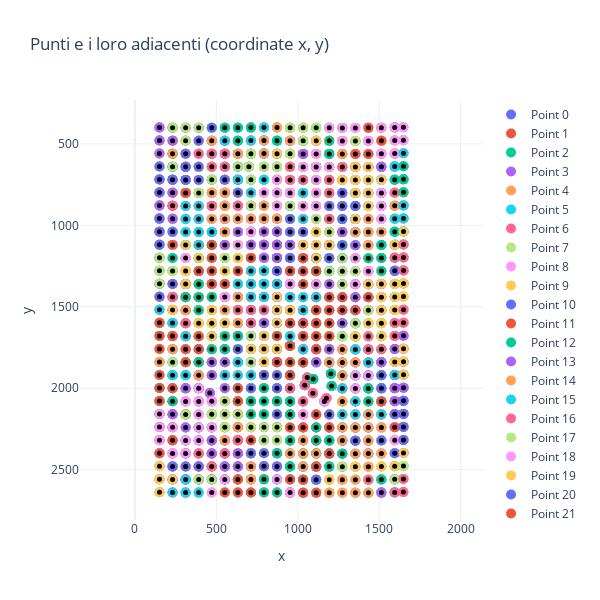

Here is the notebook cell this chart was saved with:
### Code cell
import pandas as pd
import plotly.graph_objects as go

# Supponiamo che rbf_pts sia il DataFrame con le colonne già calcolate
plot_data = []

# Iteriamo sui punti e aggiungiamo i loro adiacenti
for idx, row in rbf_pts.iterrows():
    
    index = row['index']
    
    # Aggiungi il punto principale
    plot_data.append({'x': row['x'], 'y': row['y'],
                     'i': row['i'], 'j': row['j'], 'group': f'Point {index}',
                     'adiacenti_i': row['adiacenti_i'], 'adiacenti_j': row['adiacenti_j'],
                     'x_dist_left': row['x_dist_left'], 'x_dist_right': row['x_dist_right'],
                     'y_dist_down': row['y_dist_down'], 'y_dist_up': row['y_dist_up']})

    # Aggiungi i punti adiacenti
    adiacenti_i = row['adiacenti_i']
    adiacenti_j = row['adiacenti_j']

    for adj_idx in adiacenti_i + adiacenti_j:
        adj_point = rbf_pts.loc[adj_idx]
        plot_data.append({'x': adj_point['x'], 'y': adj_point['y'],
                         'i': adj_point['i'], 'j': adj_point['j'], 'group': f'Point {index}',
                         'adiacenti_i': adj_point['adiacenti_i'], 'adiacenti_j': adj_point['adiacenti_j'],
                         'x_dist_left': adj_point['x_dist_left'], 'x_dist_right': adj_point['x_dist_right'],
                         'y_dist_down': adj_point['y_dist_down'], 'y_dist_up': adj_point['y_dist_up'], 'index': adj_point['index']})

# Convertiamo la lista in un DataFrame
rbf_ptsplot_data_df = pd.DataFrame(plot_data)

# Creare il grafico in coordinate x, y
fig_xy = go.Figure()

# Aggiungi ogni gruppo di punti con i loro adiacenti
for group in plot_data_df['group'].unique():
    group_data = plot_data_df[plot_data_df['group'] == group]
    fig_xy.add_trace(go.Scatter(x=group_data['x'], y=group_data['y'], mode='markers',
                                marker=dict(size=10), name=group))
    
# Aggiungi tutti i punti con colore nero come prima entry della legenda
fig_xy.add_trace(go.Scatter(
    x=rbf_pts['x'], y=rbf_pts['y'], mode='markers',
    marker=dict(color='black', size=5),
    name='All Points',
    showlegend=False,
    customdata=rbf_pts[['i', 'j', 'adiacenti_i', 'adiacenti_j',
                             'x_dist_left', 'x_dist_right', 'y_dist_down', 'y_dist_up', 'index']],
    hovertemplate='<br>'.join([
        'Point: %{customdata[8]}',
        'x: %{y}',
        'y: %{x}',
        'i: %{customdata[0]}',
        'j: %{customdata[1]}',
        'adiacenti_i: %{customdata[2]}',
        'adiacenti_j: %{customdata[3]}',
        'x_dist_left: %{customdata[4]}',
        'x_dist_right: %{customdata[5]}',
        'y_dist_down: %{customdata[6]}',
        'y_dist_up: %{customdata[7]}',
    ],
    )))

# Configurazione del layout
fig_xy.update_layout(title="Punti e i loro adiacenti (coordinate x, y)",
                     xaxis_title="x", yaxis_title="y", yaxis=dict(autorange="reversed"))

# Imposta le dimensioni della figura per mantenere un aspetto quadrato
fig_xy.update_layout(
    autosize=False,
    width=600,  # Imposta la larghezza della figura
    height=600,  # Imposta l'altezza della figura per mantenere la proporzione 1:1
    yaxis=dict(
        autorange="reversed",
    ),
    xaxis=dict(
        scaleanchor="y",  # Ancorare l'asse x all'asse y per mantenere la proporzione
        constrain='range'  # Permette lo zoom mantenendo il rapporto di scala
    ),
)

# Mostra entrambi i grafici
fig_xy.show()
